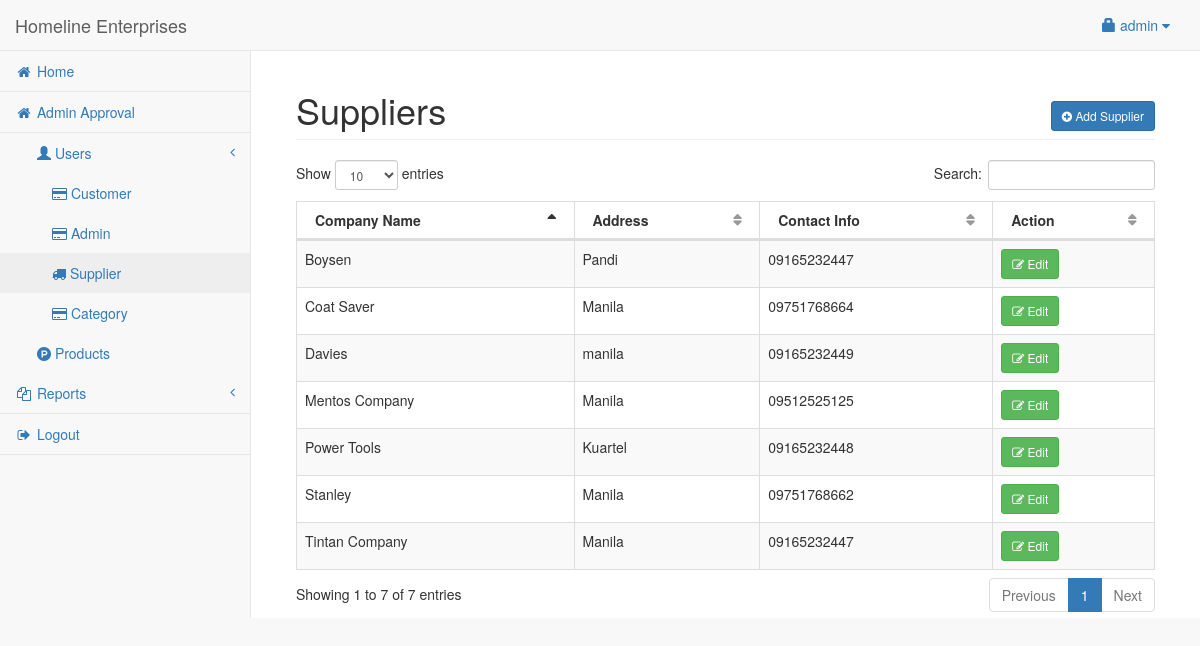
The page /admin/supplier.php (signed in) on the database as committed earlier.
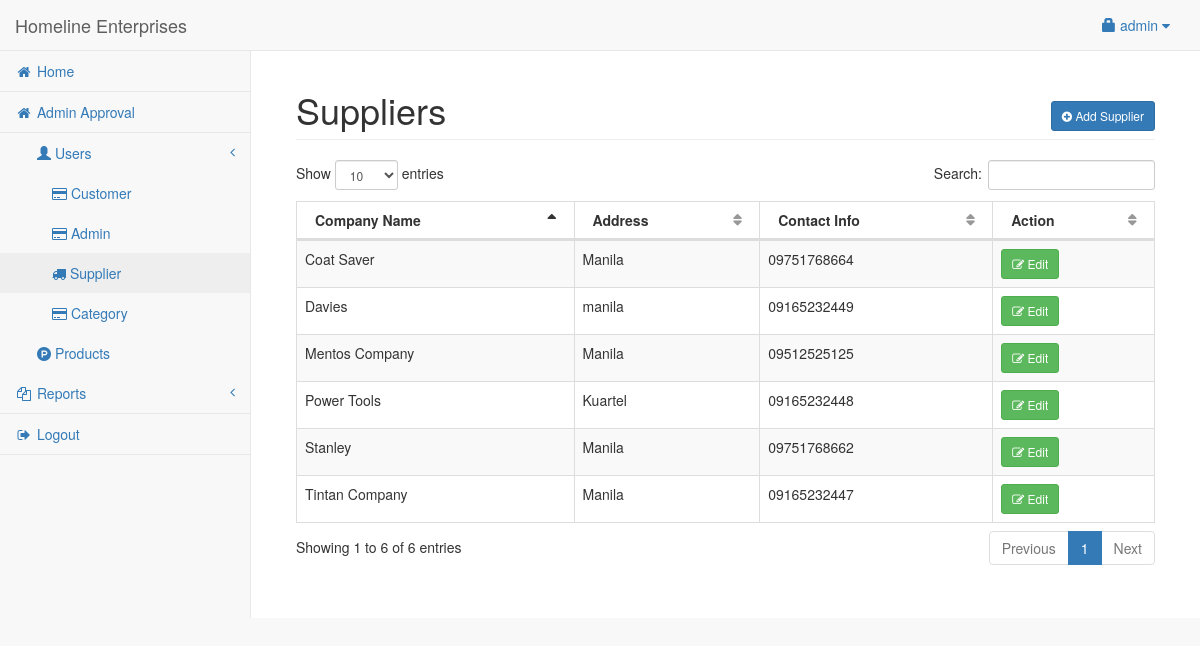
The same page on the database as committed later.
### tables this page shows
CREATE TABLE `supplier` (
  `supplierid` int(11) NOT NULL,
  `company_name` varchar(50) NOT NULL,
  `company_address` varchar(150) NOT NULL,
  `contact` varchar(50) NOT NULL
);

### admin/supplier.php (the view, shortened to what this page needs)
<?php include('header.php'); ?>
<body>
<div id="wrapper">
<?php include('navbar.php'); ?>
<div style="height:50px;"></div>
<div id="page-wrapper">
<div class="container-fluid">
	<div class="row">
        <div class="col-lg-12">
            <h1 class="page-header">Suppliers
				<span class="pull-right">
					<button class="btn btn-primary btn-sm" data-toggle="modal" data-target="#addsupplier"><i class="fa fa-plus-circle"></i> Add Supplier</button>
				</span>
			</h1>
        </div>
    </div>
    <div class="row">
        <div class="col-lg-12">
            <table width="100%" class="table table-striped table-bordered table-hover" id="supTable">
                <thead>
                    <tr>
                        <th>Company Name</th>
						<th>Address</th>
                        <th>Contact Info</th>
						<th>Action</th>
                    </tr>
                </thead>
                <tbody>
				<?php
				$sq=mysqli_query($conn,"select supplierid, company_name,company_address,contact from supplier");
				while($sqrow=mysqli_fetch_array($sq)){
					?>
						<tr>
							<td><?php echo $sqrow['company_name']; ?></td>
							<td><?php echo $sqrow['company_address']; ?></td>
							<td><?php echo $sqrow['contact']; ?></td>
							<td>
								<button class="btn btn-success btn-sm" data-toggle="modal" data-target="#edit_<?php echo $sqrow['supplierid']; ?>"><i class="fa fa-edit"></i> Edit</button>
							</td>
						</tr>
					<?php
					}
				?>
                </tbody>
            </table>
        </div>
    </div>
</div>
</div>
</div>
</body>
</html>

Rows that differ between the two databases and show on the page:
removed supplier: company_name "Boysen", company_address "Pandi", contact "09165232447"
Other text that changed with them:
text written by a page script: "Show entries Search: Showing 1 to 7 of 7 entries Previous 1 Next" → "Show entries Search: Showing 1 to 6 of 6 entries Previous 1 Next"
